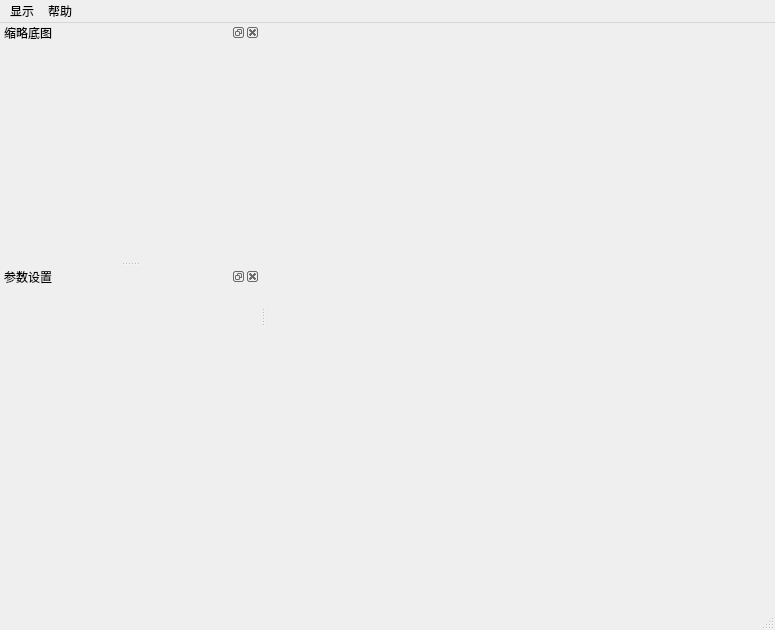
<?xml version="1.0" encoding="UTF-8"?>
<ui version="4.0">
 <class>MainWindow</class>
 <widget class="QMainWindow" name="MainWindow">
  <property name="windowModality">
   <enum>Qt::NonModal</enum>
  </property>
  <property name="geometry">
   <rect>
    <x>0</x>
    <y>0</y>
    <width>775</width>
    <height>630</height>
   </rect>
  </property>
  <property name="windowTitle">
   <string>UWB科技HR-RTLS上位机</string>
  </property>
  <widget class="GraphicsWidget" name="graphicsWidget">
   <property name="enabled">
    <bool>true</bool>
   </property>
  </widget>
  <widget class="QMenuBar" name="menuBar">
   <property name="geometry">
    <rect>
     <x>0</x>
     <y>0</y>
     <width>775</width>
     <height>22</height>
    </rect>
   </property>
   <widget class="QMenu" name="viewMenu">
    <property name="title">
     <string>显示</string>
    </property>
   </widget>
   <widget class="QMenu" name="helpMenu">
    <property name="title">
     <string>帮助</string>
    </property>
    <addaction name="actionAbout"/>
    <addaction name="action_cn"/>
    <addaction name="action_en"/>
   </widget>
   <addaction name="viewMenu"/>
   <addaction name="helpMenu"/>
  </widget>
  <widget class="QStatusBar" name="statusBar"/>
  <widget class="QDockWidget" name="minimap_dw">
   <property name="minimumSize">
    <size>
     <width>255</width>
     <height>39</height>
    </size>
   </property>
   <property name="windowIcon">
    <iconset resource="../res/resources.qrc">
     <normaloff>:/icons/haorutech.ico</normaloff>:/icons/haorutech.ico</iconset>
   </property>
   <property name="locale">
    <locale language="English" country="UnitedStates"/>
   </property>
   <property name="windowTitle">
    <string>缩略底图</string>
   </property>
   <attribute name="dockWidgetArea">
    <number>1</number>
   </attribute>
   <widget class="MinimapView" name="minimap"/>
  </widget>
  <widget class="QToolBar" name="mainToolBar">
   <property name="maximumSize">
    <size>
     <width>16777215</width>
     <height>0</height>
    </size>
   </property>
   <property name="movable">
    <bool>false</bool>
   </property>
   <property name="floatable">
    <bool>false</bool>
   </property>
   <attribute name="toolBarArea">
    <enum>TopToolBarArea</enum>
   </attribute>
   <attribute name="toolBarBreak">
    <bool>false</bool>
   </attribute>
  </widget>
  <widget class="QDockWidget" name="viewSettings_dw">
   <property name="enabled">
    <bool>true</bool>
   </property>
   <property name="minimumSize">
    <size>
     <width>260</width>
     <height>56</height>
    </size>
   </property>
   <property name="windowIcon">
    <iconset resource="../res/resources.qrc">
     <normaloff>:/icons/haorutech.ico</normaloff>:/icons/haorutech.ico</iconset>
   </property>
   <property name="locale">
    <locale language="English" country="UnitedStates"/>
   </property>
   <property name="windowTitle">
    <string>参数设置</string>
   </property>
   <attribute name="dockWidgetArea">
    <number>1</number>
   </attribute>
   <widget class="ViewSettingsWidget" name="viewSettings_w"/>
  </widget>
  <action name="actionAbout">
   <property name="text">
    <string>关于UWB科技</string>
   </property>
   <property name="toolTip">
    <string>关于UWB科技</string>
   </property>
  </action>
  <action name="actionConfig">
   <property name="icon">
    <iconset resource="../res/resources.qrc">
     <normaloff>:/icons/haorutech.ico</normaloff>:/icons/haorutech.ico</iconset>
   </property>
   <property name="text">
    <string>Channel Config</string>
   </property>
  </action>
  <action name="actionLanguage">
   <property name="text">
    <string>中/英文切换</string>
   </property>
  </action>
  <action name="action_cn">
   <property name="text">
    <string>中文</string>
   </property>
  </action>
  <action name="action_en">
   <property name="text">
    <string>英文</string>
   </property>
  </action>
 </widget>
 <layoutdefault spacing="6" margin="11"/>
 <customwidgets>
  <customwidget>
   <class>ViewSettingsWidget</class>
   <extends>QWidget</extends>
   <header>ViewSettingsWidget.h</header>
   <container>1</container>
  </customwidget>
  <customwidget>
   <class>GraphicsWidget</class>
   <extends>QWidget</extends>
   <header>GraphicsWidget.h</header>
   <container>1</container>
  </customwidget>
  <customwidget>
   <class>MinimapView</class>
   <extends>QWidget</extends>
   <header>MinimapView.h</header>
   <container>1</container>
  </customwidget>
 </customwidgets>
 <resources>
  <include location="../res/resources.qrc"/>
 </resources>
 <connections/>
</ui>
